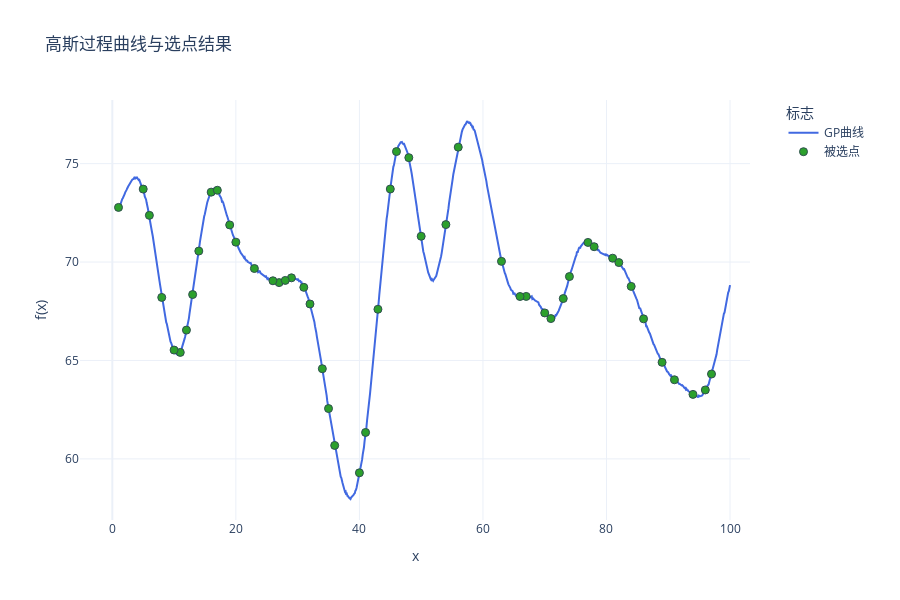

Notebook code for this chart:
### Code cell
import numpy as np
import plotly.graph_objects as go
from sklearn.gaussian_process import GaussianProcessRegressor
from sklearn.gaussian_process.kernels import RBF, ConstantKernel,WhiteKernel

seed = 42
np.random.seed(seed=seed)
# 定义核函数
kernel = ConstantKernel(25.0) * RBF(length_scale=4.0) + WhiteKernel(1e-3)
gp = GaussianProcessRegressor(kernel=kernel)

x_dense = np.linspace(1, 100, 1000).reshape(-1, 1)

y_dense = gp.sample_y(x_dense, n_samples=1, random_state=seed).flatten() + 70

# 提取整数点对应的y值
integer_points = np.random.choice(np.arange(1, 101), size=50, replace=False)
indices = [np.abs(x_dense.flatten() - x).argmin() for x in integer_points]
y_integers = y_dense[indices]

# 计算整数点的协方差矩阵
cov_matrix = kernel(integer_points.reshape(-1,1))

# 计算相关性矩阵
std_dev = np.sqrt(np.diag(cov_matrix))  
corr_matrix = cov_matrix / np.outer(std_dev, std_dev)  

np.savetxt('Sigma1.txt', cov_matrix, 
           fmt='%.6f',
           header=f'高斯过程协方差矩阵(1-50整数点)\n核函数: {kernel}')

np.savetxt('correlation_matrix.txt', corr_matrix,
           fmt='%.6f',
           header=f'高斯过程相关性矩阵(1-50整数点)\n核函数: {kernel}')

np.savetxt('mu.txt', 
           y_integers,
           fmt='%.6f',
           header='真实均值')

fig = go.Figure()

fig.add_trace(go.Scatter(
    x=x_dense.flatten(), 
    y=y_dense,
    mode='lines',
    name='GP曲线',
    line=dict(color='royalblue', width=2)
))

colors = ['#2ca02c',]

fig.add_trace(go.Scatter(
    x=integer_points,
    y=y_integers,
    mode='markers',
    name='被选点',
    marker=dict(
        color=colors[0],
        size=8,
        line=dict(width=1, color='DarkSlateGrey')
)))

fig.update_layout(
    title='高斯过程曲线与选点结果',
    xaxis_title='x',
    yaxis_title='f(x)',
    template='plotly_white',
    height=600,
    width=900,
    legend=dict(
        title='标志',
        x=1.05,
        y=1,
        xanchor='left',
        yanchor='top',
        bgcolor='rgba(255,255,255,0.8)'
    ),
    margin=dict(r=150) 
)

fig.show()

### Figure 1 — Plotly figure (JSON) as saved in the notebook; plotly's stock layout.template omitted (floating-point values rounded to 4 significant figures; data arrays with more than 128 entries replaced by an {"elided": "..."} marker saying what was removed)
{"data": [{"line": {"color": "royalblue", "width": 2}, "mode": "lines", "name": "GP曲线", "type": "scatter", "x": {"elided": "1000 float values"}, "y": {"elided": "1000 float values"}}, {"marker": {"color": "#2ca02c", "line": {"color": "DarkSlateGrey", "width": 1}, "size": 8}, "mode": "markers", "name": "被选点", "type": "scatter", "x": [84, 54, 71, 46, 45, 40, 23, 81, 11, 1, 19, 31, 74, 34, 91, 5, 77, 78, 13, 32, 56, 89, 27, 43, 70, 16, 41, 97, 10, 73, 12, 48, 86, 29, 94, 6, 67, 66, 36, 17, 50, 35, 8, 96, 28, 20, 82, 26, 63, 14], "y": [68.76, 71.9, 67.13, 75.61, 73.71, 59.29, 69.67, 70.2, 65.41, 72.78, 71.89, 68.72, 69.26, 64.58, 64.02, 73.71, 71.0, 70.78, 68.35, 67.87, 75.84, 64.91, 68.96, 67.6, 67.41, 73.55, 61.34, 64.31, 65.53, 68.14, 66.54, 75.3, 67.12, 69.2, 63.28, 72.37, 68.25, 68.25, 60.68, 73.65, 71.31, 62.56, 68.2, 63.5, 69.07, 71.01, 69.97, 69.05, 70.03, 70.56]}], "layout": {"height": 600, "legend": {"bgcolor": "rgba(255,255,255,0.8)", "title": {"text": "标志"}, "x": 1.05, "xanchor": "left", "y": 1, "yanchor": "top"}, "margin": {"r": 150}, "title": {"text": "高斯过程曲线与选点结果"}, "width": 900, "xaxis": {"title": {"text": "x"}}, "yaxis": {"title": {"text": "f(x)"}}}}
